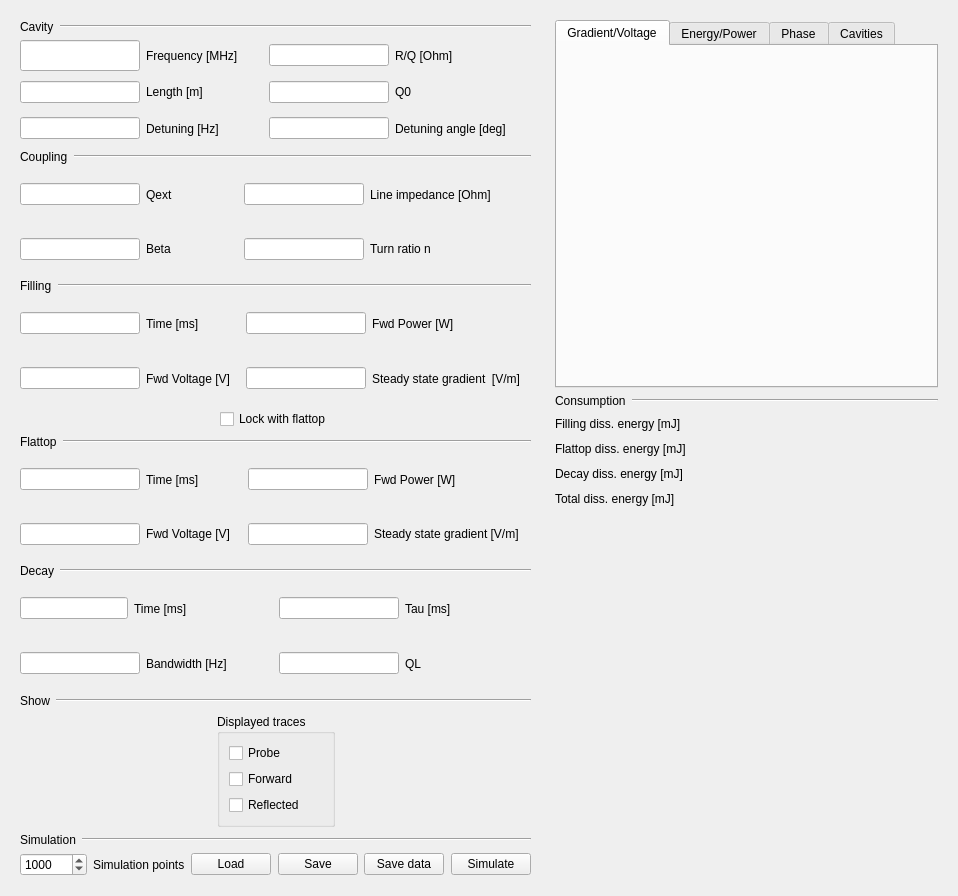
<?xml version="1.0" encoding="UTF-8"?>
<ui version="4.0">
 <class>Form</class>
 <widget class="QWidget" name="Form">
  <property name="geometry">
   <rect>
    <x>0</x>
    <y>0</y>
    <width>958</width>
    <height>896</height>
   </rect>
  </property>
  <property name="windowTitle">
   <string>Form</string>
  </property>
  <layout class="QHBoxLayout" name="horizontalLayout_10">
   <item>
    <widget class="QWidget" name="widget" native="true">
     <layout class="QVBoxLayout" name="verticalLayout_5">
      <item>
       <layout class="QHBoxLayout" name="horizontalLayout">
        <item>
         <widget class="QLabel" name="label">
          <property name="sizePolicy">
           <sizepolicy hsizetype="Minimum" vsizetype="Preferred">
            <horstretch>0</horstretch>
            <verstretch>0</verstretch>
           </sizepolicy>
          </property>
          <property name="text">
           <string>Cavity</string>
          </property>
         </widget>
        </item>
        <item>
         <widget class="Line" name="line">
          <property name="sizePolicy">
           <sizepolicy hsizetype="Expanding" vsizetype="Fixed">
            <horstretch>0</horstretch>
            <verstretch>0</verstretch>
           </sizepolicy>
          </property>
          <property name="orientation">
           <enum>Qt::Horizontal</enum>
          </property>
         </widget>
        </item>
       </layout>
      </item>
      <item>
       <layout class="QGridLayout" name="gridLayout_3">
        <item row="1" column="1">
         <layout class="QHBoxLayout" name="horizontalLayout_11">
          <item>
           <widget class="QLineEdit" name="frequency">
            <property name="minimumSize">
             <size>
              <width>120</width>
              <height>0</height>
             </size>
            </property>
            <property name="maximumSize">
             <size>
              <width>120</width>
              <height>120</height>
             </size>
            </property>
           </widget>
          </item>
          <item>
           <widget class="QLabel" name="label_9">
            <property name="text">
             <string>Frequency [MHz]</string>
            </property>
           </widget>
          </item>
          <item>
           <spacer name="horizontalSpacer_3">
            <property name="orientation">
             <enum>Qt::Horizontal</enum>
            </property>
            <property name="sizeHint" stdset="0">
             <size>
              <width>40</width>
              <height>20</height>
             </size>
            </property>
           </spacer>
          </item>
         </layout>
        </item>
        <item row="1" column="3">
         <layout class="QHBoxLayout" name="horizontalLayout_13">
          <item>
           <widget class="QLineEdit" name="roq">
            <property name="minimumSize">
             <size>
              <width>120</width>
              <height>0</height>
             </size>
            </property>
            <property name="maximumSize">
             <size>
              <width>120</width>
              <height>16777215</height>
             </size>
            </property>
           </widget>
          </item>
          <item>
           <widget class="QLabel" name="label_10">
            <property name="text">
             <string>R/Q [Ohm]</string>
            </property>
           </widget>
          </item>
          <item>
           <spacer name="horizontalSpacer_4">
            <property name="orientation">
             <enum>Qt::Horizontal</enum>
            </property>
            <property name="sizeHint" stdset="0">
             <size>
              <width>40</width>
              <height>20</height>
             </size>
            </property>
           </spacer>
          </item>
         </layout>
        </item>
        <item row="2" column="3">
         <layout class="QHBoxLayout" name="horizontalLayout_18">
          <item>
           <widget class="QLineEdit" name="q0">
            <property name="minimumSize">
             <size>
              <width>120</width>
              <height>0</height>
             </size>
            </property>
            <property name="maximumSize">
             <size>
              <width>120</width>
              <height>16777215</height>
             </size>
            </property>
           </widget>
          </item>
          <item>
           <widget class="QLabel" name="label_12">
            <property name="text">
             <string>Q0</string>
            </property>
           </widget>
          </item>
          <item>
           <spacer name="horizontalSpacer_26">
            <property name="orientation">
             <enum>Qt::Horizontal</enum>
            </property>
            <property name="sizeHint" stdset="0">
             <size>
              <width>40</width>
              <height>20</height>
             </size>
            </property>
           </spacer>
          </item>
         </layout>
        </item>
        <item row="2" column="1">
         <layout class="QHBoxLayout" name="horizontalLayout_17">
          <item>
           <widget class="QLineEdit" name="length">
            <property name="minimumSize">
             <size>
              <width>120</width>
              <height>0</height>
             </size>
            </property>
            <property name="maximumSize">
             <size>
              <width>120</width>
              <height>16777215</height>
             </size>
            </property>
           </widget>
          </item>
          <item>
           <widget class="QLabel" name="length3">
            <property name="text">
             <string>Length [m]</string>
            </property>
           </widget>
          </item>
          <item>
           <spacer name="horizontalSpacer_5">
            <property name="orientation">
             <enum>Qt::Horizontal</enum>
            </property>
            <property name="sizeHint" stdset="0">
             <size>
              <width>40</width>
              <height>20</height>
             </size>
            </property>
           </spacer>
          </item>
         </layout>
        </item>
        <item row="4" column="1">
         <layout class="QHBoxLayout" name="horizontalLayout_12">
          <item>
           <widget class="QLineEdit" name="detuning">
            <property name="minimumSize">
             <size>
              <width>120</width>
              <height>0</height>
             </size>
            </property>
            <property name="maximumSize">
             <size>
              <width>120</width>
              <height>16777215</height>
             </size>
            </property>
           </widget>
          </item>
          <item>
           <widget class="QLabel" name="detuning_3">
            <property name="text">
             <string>Detuning [Hz]</string>
            </property>
           </widget>
          </item>
          <item>
           <spacer name="horizontalSpacer_28">
            <property name="orientation">
             <enum>Qt::Horizontal</enum>
            </property>
            <property name="sizeHint" stdset="0">
             <size>
              <width>40</width>
              <height>20</height>
             </size>
            </property>
           </spacer>
          </item>
         </layout>
        </item>
        <item row="4" column="3">
         <layout class="QHBoxLayout" name="horizontalLayout_15">
          <item>
           <widget class="QLineEdit" name="detuning_angle">
            <property name="minimumSize">
             <size>
              <width>120</width>
              <height>0</height>
             </size>
            </property>
            <property name="maximumSize">
             <size>
              <width>120</width>
              <height>16777215</height>
             </size>
            </property>
           </widget>
          </item>
          <item>
           <widget class="QLabel" name="detuning_angled">
            <property name="text">
             <string>Detuning angle [deg]</string>
            </property>
           </widget>
          </item>
          <item>
           <spacer name="horizontalSpacer_27">
            <property name="orientation">
             <enum>Qt::Horizontal</enum>
            </property>
            <property name="sizeHint" stdset="0">
             <size>
              <width>40</width>
              <height>20</height>
             </size>
            </property>
           </spacer>
          </item>
         </layout>
        </item>
       </layout>
      </item>
      <item>
       <layout class="QHBoxLayout" name="horizontalLayout_2">
        <item>
         <widget class="QLabel" name="label_2">
          <property name="text">
           <string>Coupling</string>
          </property>
         </widget>
        </item>
        <item>
         <widget class="Line" name="line_4">
          <property name="sizePolicy">
           <sizepolicy hsizetype="Expanding" vsizetype="Fixed">
            <horstretch>0</horstretch>
            <verstretch>0</verstretch>
           </sizepolicy>
          </property>
          <property name="orientation">
           <enum>Qt::Horizontal</enum>
          </property>
         </widget>
        </item>
       </layout>
      </item>
      <item>
       <layout class="QGridLayout" name="gridLayout_4">
        <item row="0" column="0">
         <layout class="QHBoxLayout" name="horizontalLayout_16">
          <item>
           <widget class="QLineEdit" name="qext">
            <property name="minimumSize">
             <size>
              <width>120</width>
              <height>0</height>
             </size>
            </property>
            <property name="maximumSize">
             <size>
              <width>120</width>
              <height>16777215</height>
             </size>
            </property>
           </widget>
          </item>
          <item>
           <widget class="QLabel" name="label_15">
            <property name="text">
             <string>Qext</string>
            </property>
           </widget>
          </item>
          <item>
           <spacer name="horizontalSpacer_13">
            <property name="orientation">
             <enum>Qt::Horizontal</enum>
            </property>
            <property name="sizeHint" stdset="0">
             <size>
              <width>40</width>
              <height>20</height>
             </size>
            </property>
           </spacer>
          </item>
         </layout>
        </item>
        <item row="1" column="0">
         <layout class="QHBoxLayout" name="horizontalLayout_23">
          <item>
           <widget class="QLineEdit" name="beta">
            <property name="minimumSize">
             <size>
              <width>120</width>
              <height>0</height>
             </size>
            </property>
            <property name="maximumSize">
             <size>
              <width>120</width>
              <height>16777215</height>
             </size>
            </property>
           </widget>
          </item>
          <item>
           <widget class="QLabel" name="label_18">
            <property name="text">
             <string>Beta</string>
            </property>
           </widget>
          </item>
          <item>
           <spacer name="horizontalSpacer_14">
            <property name="orientation">
             <enum>Qt::Horizontal</enum>
            </property>
            <property name="sizeHint" stdset="0">
             <size>
              <width>40</width>
              <height>20</height>
             </size>
            </property>
           </spacer>
          </item>
         </layout>
        </item>
        <item row="0" column="1">
         <layout class="QHBoxLayout" name="horizontalLayout_20">
          <item>
           <widget class="QLineEdit" name="line_impedance">
            <property name="minimumSize">
             <size>
              <width>120</width>
              <height>0</height>
             </size>
            </property>
            <property name="maximumSize">
             <size>
              <width>120</width>
              <height>16777215</height>
             </size>
            </property>
           </widget>
          </item>
          <item>
           <widget class="QLabel" name="label_16">
            <property name="text">
             <string>Line impedance [Ohm]</string>
            </property>
           </widget>
          </item>
          <item>
           <spacer name="horizontalSpacer_15">
            <property name="orientation">
             <enum>Qt::Horizontal</enum>
            </property>
            <property name="sizeHint" stdset="0">
             <size>
              <width>40</width>
              <height>20</height>
             </size>
            </property>
           </spacer>
          </item>
         </layout>
        </item>
        <item row="1" column="1">
         <layout class="QHBoxLayout" name="horizontalLayout_22">
          <item>
           <widget class="QLineEdit" name="turn_ratio">
            <property name="minimumSize">
             <size>
              <width>120</width>
              <height>0</height>
             </size>
            </property>
            <property name="maximumSize">
             <size>
              <width>120</width>
              <height>16777215</height>
             </size>
            </property>
           </widget>
          </item>
          <item>
           <widget class="QLabel" name="label_17">
            <property name="text">
             <string>Turn ratio n</string>
            </property>
           </widget>
          </item>
          <item>
           <spacer name="horizontalSpacer_16">
            <property name="orientation">
             <enum>Qt::Horizontal</enum>
            </property>
            <property name="sizeHint" stdset="0">
             <size>
              <width>40</width>
              <height>20</height>
             </size>
            </property>
           </spacer>
          </item>
         </layout>
        </item>
       </layout>
      </item>
      <item>
       <layout class="QHBoxLayout" name="horizontalLayout_3">
        <item>
         <widget class="QLabel" name="label_4">
          <property name="text">
           <string>Filling</string>
          </property>
         </widget>
        </item>
        <item>
         <widget class="Line" name="line_5">
          <property name="sizePolicy">
           <sizepolicy hsizetype="Expanding" vsizetype="Fixed">
            <horstretch>0</horstretch>
            <verstretch>0</verstretch>
           </sizepolicy>
          </property>
          <property name="orientation">
           <enum>Qt::Horizontal</enum>
          </property>
         </widget>
        </item>
       </layout>
      </item>
      <item>
       <layout class="QGridLayout" name="gridLayout_2">
        <item row="0" column="0">
         <layout class="QHBoxLayout" name="horizontalLayout_24">
          <item>
           <widget class="QLineEdit" name="fill_time">
            <property name="minimumSize">
             <size>
              <width>120</width>
              <height>0</height>
             </size>
            </property>
            <property name="maximumSize">
             <size>
              <width>120</width>
              <height>16777215</height>
             </size>
            </property>
           </widget>
          </item>
          <item>
           <widget class="QLabel" name="label_19">
            <property name="text">
             <string>Time [ms]</string>
            </property>
           </widget>
          </item>
          <item>
           <spacer name="horizontalSpacer_17">
            <property name="orientation">
             <enum>Qt::Horizontal</enum>
            </property>
            <property name="sizeHint" stdset="0">
             <size>
              <width>40</width>
              <height>20</height>
             </size>
            </property>
           </spacer>
          </item>
         </layout>
        </item>
        <item row="1" column="1">
         <layout class="QHBoxLayout" name="horizontalLayout_32">
          <item>
           <widget class="QLineEdit" name="fill_gradient">
            <property name="minimumSize">
             <size>
              <width>120</width>
              <height>0</height>
             </size>
            </property>
            <property name="maximumSize">
             <size>
              <width>120</width>
              <height>16777215</height>
             </size>
            </property>
           </widget>
          </item>
          <item>
           <widget class="QLabel" name="label_22">
            <property name="text">
             <string>Steady state gradient  [V/m]</string>
            </property>
           </widget>
          </item>
          <item>
           <spacer name="horizontalSpacer_25">
            <property name="orientation">
             <enum>Qt::Horizontal</enum>
            </property>
            <property name="sizeHint" stdset="0">
             <size>
              <width>40</width>
              <height>20</height>
             </size>
            </property>
           </spacer>
          </item>
         </layout>
        </item>
        <item row="1" column="0">
         <layout class="QHBoxLayout" name="horizontalLayout_31">
          <item>
           <widget class="QLineEdit" name="fill_voltage">
            <property name="minimumSize">
             <size>
              <width>120</width>
              <height>0</height>
             </size>
            </property>
            <property name="maximumSize">
             <size>
              <width>120</width>
              <height>16777215</height>
             </size>
            </property>
           </widget>
          </item>
          <item>
           <widget class="QLabel" name="label_21">
            <property name="text">
             <string>Fwd Voltage [V]</string>
            </property>
           </widget>
          </item>
          <item>
           <spacer name="horizontalSpacer_18">
            <property name="orientation">
             <enum>Qt::Horizontal</enum>
            </property>
            <property name="sizeHint" stdset="0">
             <size>
              <width>40</width>
              <height>20</height>
             </size>
            </property>
           </spacer>
          </item>
         </layout>
        </item>
        <item row="0" column="1">
         <layout class="QHBoxLayout" name="horizontalLayout_28">
          <item>
           <widget class="QLineEdit" name="fill_power">
            <property name="minimumSize">
             <size>
              <width>120</width>
              <height>0</height>
             </size>
            </property>
            <property name="maximumSize">
             <size>
              <width>120</width>
              <height>16777215</height>
             </size>
            </property>
           </widget>
          </item>
          <item>
           <widget class="QLabel" name="label_20">
            <property name="text">
             <string>Fwd Power [W]</string>
            </property>
           </widget>
          </item>
          <item>
           <spacer name="horizontalSpacer_19">
            <property name="orientation">
             <enum>Qt::Horizontal</enum>
            </property>
            <property name="sizeHint" stdset="0">
             <size>
              <width>40</width>
              <height>20</height>
             </size>
            </property>
           </spacer>
          </item>
         </layout>
        </item>
       </layout>
      </item>
      <item>
       <layout class="QHBoxLayout" name="horizontalLayout_36">
        <item>
         <spacer name="horizontalSpacer_10">
          <property name="orientation">
           <enum>Qt::Horizontal</enum>
          </property>
          <property name="sizeHint" stdset="0">
           <size>
            <width>40</width>
            <height>20</height>
           </size>
          </property>
         </spacer>
        </item>
        <item>
         <widget class="QCheckBox" name="checkBox_5">
          <property name="text">
           <string>Lock with flattop</string>
          </property>
         </widget>
        </item>
        <item>
         <spacer name="horizontalSpacer_11">
          <property name="orientation">
           <enum>Qt::Horizontal</enum>
          </property>
          <property name="sizeHint" stdset="0">
           <size>
            <width>40</width>
            <height>20</height>
           </size>
          </property>
         </spacer>
        </item>
       </layout>
      </item>
      <item>
       <layout class="QHBoxLayout" name="horizontalLayout_4">
        <item>
         <widget class="QLabel" name="label_3">
          <property name="text">
           <string>Flattop</string>
          </property>
         </widget>
        </item>
        <item>
         <widget class="Line" name="line_7">
          <property name="sizePolicy">
           <sizepolicy hsizetype="Expanding" vsizetype="Fixed">
            <horstretch>0</horstretch>
            <verstretch>0</verstretch>
           </sizepolicy>
          </property>
          <property name="orientation">
           <enum>Qt::Horizontal</enum>
          </property>
         </widget>
        </item>
       </layout>
      </item>
      <item>
       <layout class="QGridLayout" name="gridLayout_5">
        <item row="1" column="0">
         <layout class="QHBoxLayout" name="horizontalLayout_14">
          <item>
           <widget class="QLineEdit" name="flat_voltage">
            <property name="minimumSize">
             <size>
              <width>120</width>
              <height>0</height>
             </size>
            </property>
            <property name="maximumSize">
             <size>
              <width>120</width>
              <height>16777215</height>
             </size>
            </property>
           </widget>
          </item>
          <item>
           <widget class="QLabel" name="label_25">
            <property name="text">
             <string>Fwd Voltage [V]</string>
            </property>
           </widget>
          </item>
          <item>
           <spacer name="horizontalSpacer_31">
            <property name="orientation">
             <enum>Qt::Horizontal</enum>
            </property>
            <property name="sizeHint" stdset="0">
             <size>
              <width>40</width>
              <height>20</height>
             </size>
            </property>
           </spacer>
          </item>
         </layout>
        </item>
        <item row="0" column="0">
         <layout class="QHBoxLayout" name="horizontalLayout_19">
          <item>
           <widget class="QLineEdit" name="flat_time">
            <property name="minimumSize">
             <size>
              <width>120</width>
              <height>0</height>
             </size>
            </property>
            <property name="maximumSize">
             <size>
              <width>120</width>
              <height>16777215</height>
             </size>
            </property>
           </widget>
          </item>
          <item>
           <widget class="QLabel" name="label_23">
            <property name="text">
             <string>Time [ms]</string>
            </property>
           </widget>
          </item>
          <item>
           <spacer name="horizontalSpacer_29">
            <property name="orientation">
             <enum>Qt::Horizontal</enum>
            </property>
            <property name="sizeHint" stdset="0">
             <size>
              <width>40</width>
              <height>20</height>
             </size>
            </property>
           </spacer>
          </item>
         </layout>
        </item>
        <item row="0" column="1">
         <layout class="QHBoxLayout" name="horizontalLayout_42">
          <item>
           <widget class="QLineEdit" name="flat_power">
            <property name="minimumSize">
             <size>
              <width>120</width>
              <height>0</height>
             </size>
            </property>
            <property name="maximumSize">
             <size>
              <width>120</width>
              <height>16777215</height>
             </size>
            </property>
           </widget>
          </item>
          <item>
           <widget class="QLabel" name="label_24">
            <property name="text">
             <string>Fwd Power [W]</string>
            </property>
           </widget>
          </item>
          <item>
           <spacer name="horizontalSpacer_30">
            <property name="orientation">
             <enum>Qt::Horizontal</enum>
            </property>
            <property name="sizeHint" stdset="0">
             <size>
              <width>40</width>
              <height>20</height>
             </size>
            </property>
           </spacer>
          </item>
         </layout>
        </item>
        <item row="1" column="1">
         <layout class="QHBoxLayout" name="horizontalLayout_43">
          <item>
           <widget class="QLineEdit" name="flat_gradient">
            <property name="minimumSize">
             <size>
              <width>120</width>
              <height>0</height>
             </size>
            </property>
            <property name="maximumSize">
             <size>
              <width>120</width>
              <height>16777215</height>
             </size>
            </property>
           </widget>
          </item>
          <item>
           <widget class="QLabel" name="label_26">
            <property name="text">
             <string>Steady state gradient [V/m]</string>
            </property>
           </widget>
          </item>
          <item>
           <spacer name="horizontalSpacer_32">
            <property name="orientation">
             <enum>Qt::Horizontal</enum>
            </property>
            <property name="sizeHint" stdset="0">
             <size>
              <width>40</width>
              <height>20</height>
             </size>
            </property>
           </spacer>
          </item>
         </layout>
        </item>
       </layout>
      </item>
      <item>
       <layout class="QHBoxLayout" name="horizontalLayout_5">
        <item>
         <widget class="QLabel" name="label_5">
          <property name="text">
           <string>Decay</string>
          </property>
         </widget>
        </item>
        <item>
         <widget class="Line" name="line_6">
          <property name="sizePolicy">
           <sizepolicy hsizetype="Expanding" vsizetype="Fixed">
            <horstretch>0</horstretch>
            <verstretch>0</verstretch>
           </sizepolicy>
          </property>
          <property name="orientation">
           <enum>Qt::Horizontal</enum>
          </property>
         </widget>
        </item>
       </layout>
      </item>
      <item>
       <layout class="QGridLayout" name="gridLayout">
        <item row="0" column="0">
         <layout class="QHBoxLayout" name="horizontalLayout_33">
          <item>
           <widget class="QLineEdit" name="decay_time">
            <property name="maximumSize">
             <size>
              <width>120</width>
              <height>16777215</height>
             </size>
            </property>
            <property name="sizeIncrement">
             <size>
              <width>120</width>
              <height>0</height>
             </size>
            </property>
           </widget>
          </item>
          <item>
           <widget class="QLabel" name="label_29">
            <property name="text">
             <string>Time [ms]</string>
            </property>
           </widget>
          </item>
          <item>
           <spacer name="horizontalSpacer_20">
            <property name="orientation">
             <enum>Qt::Horizontal</enum>
            </property>
            <property name="sizeHint" stdset="0">
             <size>
              <width>40</width>
              <height>20</height>
             </size>
            </property>
           </spacer>
          </item>
         </layout>
        </item>
        <item row="1" column="1">
         <layout class="QHBoxLayout" name="horizontalLayout_39">
          <item>
           <widget class="QLineEdit" name="ql">
            <property name="minimumSize">
             <size>
              <width>120</width>
              <height>0</height>
             </size>
            </property>
            <property name="maximumSize">
             <size>
              <width>120</width>
              <height>16777215</height>
             </size>
            </property>
           </widget>
          </item>
          <item>
           <widget class="QLabel" name="label_28">
            <property name="text">
             <string>QL</string>
            </property>
           </widget>
          </item>
          <item>
           <spacer name="horizontalSpacer_24">
            <property name="orientation">
             <enum>Qt::Horizontal</enum>
            </property>
            <property name="sizeHint" stdset="0">
             <size>
              <width>40</width>
              <height>20</height>
             </size>
            </property>
           </spacer>
          </item>
         </layout>
        </item>
        <item row="1" column="0">
         <layout class="QHBoxLayout" name="horizontalLayout_25">
          <item>
           <widget class="QLineEdit" name="bandwidth">
            <property name="minimumSize">
             <size>
              <width>120</width>
              <height>0</height>
             </size>
            </property>
            <property name="maximumSize">
             <size>
              <width>120</width>
              <height>16777215</height>
             </size>
            </property>
            <property name="sizeIncrement">
             <size>
              <width>0</width>
              <height>0</height>
             </size>
            </property>
           </widget>
          </item>
          <item>
           <widget class="QLabel" name="label_27">
            <property name="text">
             <string>Bandwidth [Hz]</string>
            </property>
           </widget>
          </item>
          <item>
           <spacer name="horizontalSpacer_21">
            <property name="orientation">
             <enum>Qt::Horizontal</enum>
            </property>
            <property name="sizeHint" stdset="0">
             <size>
              <width>40</width>
              <height>20</height>
             </size>
            </property>
           </spacer>
          </item>
         </layout>
        </item>
        <item row="0" column="1">
         <layout class="QHBoxLayout" name="horizontalLayout_41">
          <item>
           <widget class="QLineEdit" name="decay_tau">
            <property name="minimumSize">
             <size>
              <width>120</width>
              <height>0</height>
             </size>
            </property>
            <property name="maximumSize">
             <size>
              <width>120</width>
              <height>16777215</height>
             </size>
            </property>
           </widget>
          </item>
          <item>
           <widget class="QLabel" name="label_30">
            <property name="text">
             <string>Tau [ms]</string>
            </property>
           </widget>
          </item>
          <item>
           <spacer name="horizontalSpacer_23">
            <property name="orientation">
             <enum>Qt::Horizontal</enum>
            </property>
            <property name="sizeHint" stdset="0">
             <size>
              <width>40</width>
              <height>20</height>
             </size>
            </property>
           </spacer>
          </item>
         </layout>
        </item>
       </layout>
      </item>
      <item>
       <layout class="QHBoxLayout" name="horizontalLayout_6">
        <item>
         <widget class="QLabel" name="label_6">
          <property name="text">
           <string>Show</string>
          </property>
         </widget>
        </item>
        <item>
         <widget class="Line" name="line_3">
          <property name="sizePolicy">
           <sizepolicy hsizetype="Expanding" vsizetype="Fixed">
            <horstretch>0</horstretch>
            <verstretch>0</verstretch>
           </sizepolicy>
          </property>
          <property name="orientation">
           <enum>Qt::Horizontal</enum>
          </property>
         </widget>
        </item>
       </layout>
      </item>
      <item>
       <layout class="QHBoxLayout" name="horizontalLayout_8">
        <item>
         <spacer name="horizontalSpacer_7">
          <property name="orientation">
           <enum>Qt::Horizontal</enum>
          </property>
          <property name="sizeHint" stdset="0">
           <size>
            <width>40</width>
            <height>20</height>
           </size>
          </property>
         </spacer>
        </item>
        <item>
         <widget class="QGroupBox" name="groupBox_2">
          <property name="title">
           <string>Displayed traces</string>
          </property>
          <layout class="QVBoxLayout" name="verticalLayout_2">
           <item>
            <widget class="QCheckBox" name="checkBox_3">
             <property name="text">
              <string>Probe</string>
             </property>
            </widget>
           </item>
           <item>
            <widget class="QCheckBox" name="checkBox_2">
             <property name="text">
              <string>Forward</string>
             </property>
            </widget>
           </item>
           <item>
            <widget class="QCheckBox" name="checkBox">
             <property name="text">
              <string>Reflected</string>
             </property>
            </widget>
           </item>
          </layout>
         </widget>
        </item>
        <item>
         <spacer name="horizontalSpacer_6">
          <property name="orientation">
           <enum>Qt::Horizontal</enum>
          </property>
          <property name="sizeHint" stdset="0">
           <size>
            <width>40</width>
            <height>20</height>
           </size>
          </property>
         </spacer>
        </item>
       </layout>
      </item>
      <item>
       <layout class="QHBoxLayout" name="horizontalLayout_7">
        <item>
         <widget class="QLabel" name="label_7">
          <property name="text">
           <string>Simulation</string>
          </property>
         </widget>
        </item>
        <item>
         <widget class="Line" name="line_2">
          <property name="sizePolicy">
           <sizepolicy hsizetype="Expanding" vsizetype="Fixed">
            <horstretch>0</horstretch>
            <verstretch>0</verstretch>
           </sizepolicy>
          </property>
          <property name="orientation">
           <enum>Qt::Horizontal</enum>
          </property>
         </widget>
        </item>
       </layout>
      </item>
      <item>
       <layout class="QHBoxLayout" name="horizontalLayout_9">
        <item>
         <widget class="QSpinBox" name="simulation_points">
          <property name="maximum">
           <number>1000000</number>
          </property>
          <property name="value">
           <number>1000</number>
          </property>
         </widget>
        </item>
        <item>
         <widget class="QLabel" name="label_8">
          <property name="text">
           <string>Simulation points</string>
          </property>
         </widget>
        </item>
        <item>
         <spacer name="horizontalSpacer">
          <property name="orientation">
           <enum>Qt::Horizontal</enum>
          </property>
          <property name="sizeHint" stdset="0">
           <size>
            <width>40</width>
            <height>20</height>
           </size>
          </property>
         </spacer>
        </item>
        <item>
         <widget class="QPushButton" name="load">
          <property name="text">
           <string>Load</string>
          </property>
         </widget>
        </item>
        <item>
         <spacer name="horizontalSpacer_2">
          <property name="orientation">
           <enum>Qt::Horizontal</enum>
          </property>
          <property name="sizeHint" stdset="0">
           <size>
            <width>40</width>
            <height>20</height>
           </size>
          </property>
         </spacer>
        </item>
        <item>
         <widget class="QPushButton" name="save">
          <property name="text">
           <string>Save</string>
          </property>
         </widget>
        </item>
        <item>
         <spacer name="horizontalSpacer_8">
          <property name="orientation">
           <enum>Qt::Horizontal</enum>
          </property>
          <property name="sizeHint" stdset="0">
           <size>
            <width>40</width>
            <height>20</height>
           </size>
          </property>
         </spacer>
        </item>
        <item>
         <widget class="QPushButton" name="save_data">
          <property name="text">
           <string>Save data</string>
          </property>
         </widget>
        </item>
        <item>
         <spacer name="horizontalSpacer_9">
          <property name="orientation">
           <enum>Qt::Horizontal</enum>
          </property>
          <property name="sizeHint" stdset="0">
           <size>
            <width>40</width>
            <height>20</height>
           </size>
          </property>
         </spacer>
        </item>
        <item>
         <widget class="QPushButton" name="simulate">
          <property name="text">
           <string>Simulate</string>
          </property>
         </widget>
        </item>
       </layout>
      </item>
     </layout>
    </widget>
   </item>
   <item>
    <widget class="QWidget" name="widget_2" native="true">
     <layout class="QVBoxLayout" name="verticalLayout_8">
      <item>
       <widget class="QTabWidget" name="layout">
        <property name="currentIndex">
         <number>0</number>
        </property>
        <widget class="QWidget" name="gradienttab">
         <attribute name="title">
          <string>Gradient/Voltage</string>
         </attribute>
         <layout class="QVBoxLayout" name="verticalLayout">
          <item>
           <layout class="QVBoxLayout" name="gradient_layout"/>
          </item>
          <item>
           <spacer name="verticalSpacer">
            <property name="orientation">
             <enum>Qt::Vertical</enum>
            </property>
            <property name="sizeHint" stdset="0">
             <size>
              <width>20</width>
              <height>196</height>
             </size>
            </property>
           </spacer>
          </item>
         </layout>
        </widget>
        <widget class="QWidget" name="energytab">
         <attribute name="title">
          <string>Energy/Power</string>
         </attribute>
         <layout class="QVBoxLayout" name="verticalLayout_6">
          <item>
           <layout class="QVBoxLayout" name="energy_layout"/>
          </item>
          <item>
           <spacer name="verticalSpacer_2">
            <property name="orientation">
             <enum>Qt::Vertical</enum>
            </property>
            <property name="sizeHint" stdset="0">
             <size>
              <width>20</width>
              <height>196</height>
             </size>
            </property>
           </spacer>
          </item>
         </layout>
        </widget>
        <widget class="QWidget" name="tab_3">
         <attribute name="title">
          <string>Phase</string>
         </attribute>
         <layout class="QVBoxLayout" name="verticalLayout_7">
          <item>
           <layout class="QVBoxLayout" name="phase_layout"/>
          </item>
          <item>
           <spacer name="verticalSpacer_3">
            <property name="orientation">
             <enum>Qt::Vertical</enum>
            </property>
            <property name="sizeHint" stdset="0">
             <size>
              <width>20</width>
              <height>196</height>
             </size>
            </property>
           </spacer>
          </item>
         </layout>
        </widget>
        <widget class="QWidget" name="tab">
         <attribute name="title">
          <string>Cavities</string>
         </attribute>
        </widget>
       </widget>
      </item>
      <item>
       <layout class="QHBoxLayout" name="horizontalLayout_44">
        <item>
         <widget class="QLabel" name="label_31">
          <property name="text">
           <string>Consumption</string>
          </property>
         </widget>
        </item>
        <item>
         <widget class="Line" name="line_8">
          <property name="sizePolicy">
           <sizepolicy hsizetype="Expanding" vsizetype="Fixed">
            <horstretch>0</horstretch>
            <verstretch>0</verstretch>
           </sizepolicy>
          </property>
          <property name="orientation">
           <enum>Qt::Horizontal</enum>
          </property>
         </widget>
        </item>
       </layout>
      </item>
      <item>
       <layout class="QHBoxLayout" name="horizontalLayout_45">
        <item>
         <layout class="QVBoxLayout" name="verticalLayout_11">
          <item>
           <widget class="QLabel" name="label_34">
            <property name="text">
             <string>Filling diss. energy [mJ]</string>
            </property>
           </widget>
          </item>
          <item>
           <widget class="QLabel" name="label_46">
            <property name="text">
             <string>Flattop diss. energy [mJ]</string>
            </property>
           </widget>
          </item>
          <item>
           <widget class="QLabel" name="label_45">
            <property name="text">
             <string>Decay diss. energy [mJ]</string>
            </property>
           </widget>
          </item>
          <item>
           <widget class="QLabel" name="label_44">
            <property name="text">
             <string>Total diss. energy [mJ]</string>
            </property>
           </widget>
          </item>
         </layout>
        </item>
        <item>
         <layout class="QVBoxLayout" name="verticalLayout_10">
          <item>
           <widget class="QLabel" name="label_33">
            <property name="minimumSize">
             <size>
              <width>120</width>
              <height>0</height>
             </size>
            </property>
            <property name="maximumSize">
             <size>
              <width>16777215</width>
              <height>16777215</height>
             </size>
            </property>
            <property name="text">
             <string/>
            </property>
           </widget>
          </item>
          <item>
           <widget class="QLabel" name="label_43">
            <property name="text">
             <string/>
            </property>
           </widget>
          </item>
          <item>
           <widget class="QLabel" name="label_42">
            <property name="text">
             <string/>
            </property>
           </widget>
          </item>
          <item>
           <widget class="QLabel" name="label_41">
            <property name="text">
             <string/>
            </property>
           </widget>
          </item>
          <item>
           <widget class="QLabel" name="label_40">
            <property name="text">
             <string/>
            </property>
           </widget>
          </item>
         </layout>
        </item>
        <item>
         <layout class="QVBoxLayout" name="verticalLayout_9">
          <item>
           <widget class="QLabel" name="label_39">
            <property name="minimumSize">
             <size>
              <width>120</width>
              <height>0</height>
             </size>
            </property>
            <property name="text">
             <string/>
            </property>
           </widget>
          </item>
          <item>
           <widget class="QLabel" name="label_37">
            <property name="text">
             <string/>
            </property>
           </widget>
          </item>
          <item>
           <widget class="QLabel" name="label_36">
            <property name="text">
             <string/>
            </property>
           </widget>
          </item>
          <item>
           <widget class="QLabel" name="label_35">
            <property name="text">
             <string/>
            </property>
           </widget>
          </item>
          <item>
           <widget class="QLabel" name="label_32">
            <property name="text">
             <string/>
            </property>
           </widget>
          </item>
         </layout>
        </item>
        <item>
         <spacer name="horizontalSpacer_12">
          <property name="orientation">
           <enum>Qt::Horizontal</enum>
          </property>
          <property name="sizeHint" stdset="0">
           <size>
            <width>40</width>
            <height>20</height>
           </size>
          </property>
         </spacer>
        </item>
       </layout>
      </item>
      <item>
       <spacer name="verticalSpacer_4">
        <property name="orientation">
         <enum>Qt::Vertical</enum>
        </property>
        <property name="sizeHint" stdset="0">
         <size>
          <width>20</width>
          <height>40</height>
         </size>
        </property>
       </spacer>
      </item>
     </layout>
    </widget>
   </item>
  </layout>
 </widget>
 <resources/>
 <connections/>
</ui>
